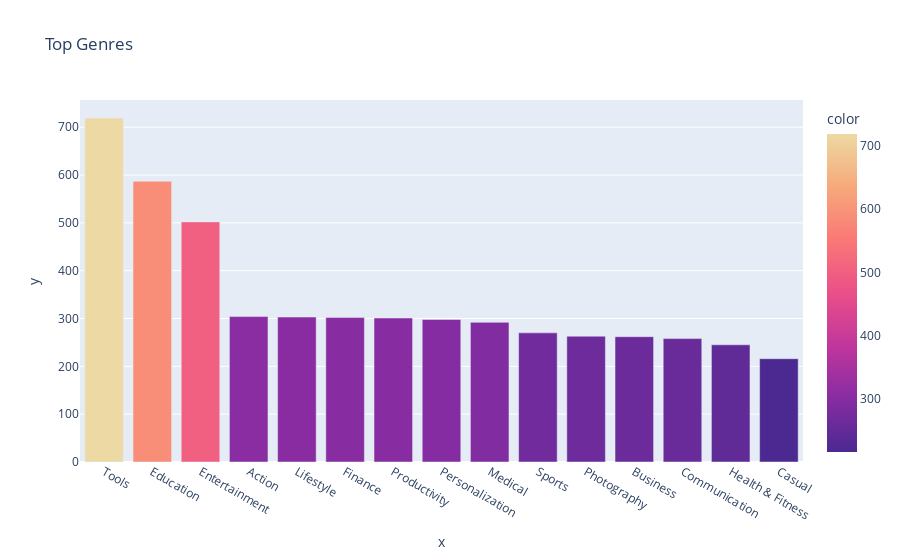

The notebook cell saved with this chart:
### Code cell
genres_bar = px.bar(x=genres_counted.index[:15],
                    y=genres_counted.values[:15],
                    title='Top Genres',
                    hover_name=genres_counted.index[:15],
                    color=genres_counted.values[:15],
                    color_continuous_scale='Agsunset')
genres_bar.show()

### Figure 1 — Plotly figure (JSON) as saved in the notebook; plotly's stock layout.template omitted (floating-point values rounded to 4 significant figures)
{"data": [{"alignmentgroup": "True", "hovertemplate": "<b>%{hovertext}</b><br><br>x=%{x}<br>y=%{y}<br>color=%{marker.color}<extra></extra>", "hovertext": ["Tools", "Education", "Entertainment", "Action", "Lifestyle", "Finance", "Productivity", "Personalization", "Medical", "Sports", "Photography", "Business", "Communication", "Health & Fitness", "Casual"], "legendgroup": "", "marker": {"color": [719, 587, 502, 304, 303, 302, 301, 298, 292, 270, 263, 262, 258, 245, 216], "coloraxis": "coloraxis", "pattern": {"shape": ""}}, "name": "", "offsetgroup": "", "orientation": "v", "showlegend": false, "textposition": "auto", "type": "bar", "x": ["Tools", "Education", "Entertainment", "Action", "Lifestyle", "Finance", "Productivity", "Personalization", "Medical", "Sports", "Photography", "Business", "Communication", "Health & Fitness", "Casual"], "xaxis": "x", "y": [719, 587, 502, 304, 303, 302, 301, 298, 292, 270, 263, 262, 258, 245, 216], "yaxis": "y"}], "layout": {"barmode": "relative", "coloraxis": {"colorbar": {"title": {"text": "color"}}, "colorscale": [[0, "rgb(75, 41, 145)"], [0.1667, "rgb(135, 44, 162)"], [0.3333, "rgb(192, 54, 157)"], [0.5, "rgb(234, 79, 136)"], [0.6667, "rgb(250, 120, 118)"], [0.8333, "rgb(246, 169, 122)"], [1, "rgb(237, 217, 163)"]]}, "legend": {"tracegroupgap": 0}, "title": {"text": "Top Genres"}, "xaxis": {"anchor": "y", "domain": [0, 1], "title": {"text": "x"}}, "yaxis": {"anchor": "x", "domain": [0, 1], "title": {"text": "y"}}}}
